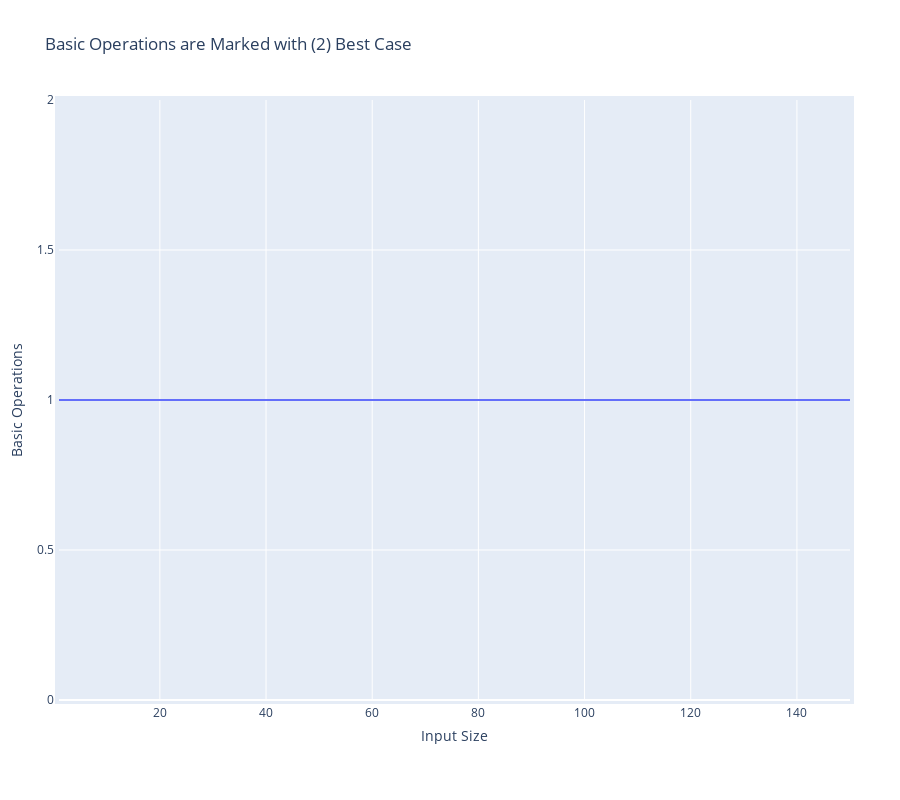

The notebook cell saved with this chart:
### Code cell
# Basic operations are 2 
# For best case the function is 1
# For worst case the function is n*(n+1)/2
# For average case the function is n*(n+1)/3

fig = go.Figure()

fig.add_trace(go.Scatter(x=input_sizes_list, y=[1 for x in input_sizes_list],
                    mode='lines',
                    name='Theoretical Best Case'))


fig.update_layout(title='Basic Operations are Marked with (2) Best Case',
                        xaxis_title='Input Size',
                        yaxis_title='Basic Operations')


# change figure size
fig.update_layout(
    autosize=False,
    width=900,
    height=800,
    margin=dict(
        l=50,
        r=50,
        b=100,
        t=100,
        pad=4
    ),
    paper_bgcolor="White",
)

fig.show()

### Figure 1 — Plotly figure (JSON) as saved in the notebook; plotly's stock layout.template omitted (floating-point values rounded to 4 significant figures)
{"data": [{"mode": "lines", "name": "Theoretical Best Case", "type": "scatter", "x": [1, 5, 10, 20, 30, 40, 50, 60, 70, 80, 90, 100, 110, 120, 130, 140, 150], "y": [1, 1, 1, 1, 1, 1, 1, 1, 1, 1, 1, 1, 1, 1, 1, 1, 1]}], "layout": {"autosize": false, "height": 800, "margin": {"b": 100, "l": 50, "pad": 4, "r": 50, "t": 100}, "paper_bgcolor": "White", "title": {"text": "Basic Operations are Marked with (2) Best Case"}, "width": 900, "xaxis": {"title": {"text": "Input Size"}}, "yaxis": {"title": {"text": "Basic Operations"}}}}
